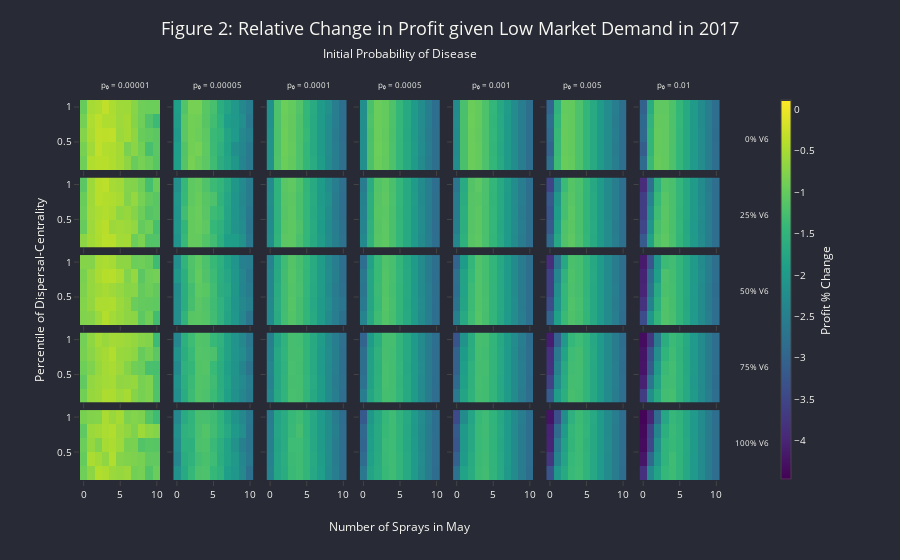

The notebook cell this image was saved under:
### Code cell
import pandas as pd
import numpy as np
import plotly.graph_objects as go
from plotly.subplots import make_subplots

# Define parameters
year = 2017 # 2014, 2015, 2016, 2017
market_demand = 'low' # 'low', 'moderate', or 'high'

# Read and filter the data
file_name = '../data/processed/simulations/simulations_nov6.csv'
df_profit_all = pd.read_csv(file_name)
df_profit_all = df_profit_all[
    (df_profit_all['Year'] == year) & 
    (df_profit_all['Market Demand'] == market_demand)
]

# Convert 'Quantile' to string type for consistent labeling
df_profit_all['Quantile'] = df_profit_all['Quantile'].astype(str)

# Get sorted unique V6 Percent and Initial Probability values
unique_v6_percent = sorted(df_profit_all['V6 Percent'].unique())
unique_init_prob = sorted(df_profit_all['Initial Probability'].unique())

# **Format initial probabilities without trailing zeros**
def format_prob(prob, decimal_places=5):
    formatted = f"{prob:.{decimal_places}f}".rstrip('0').rstrip('.')
    return formatted if formatted else '0'

unique_init_prob_labels = [format_prob(prob) for prob in unique_init_prob]

# Define the grid size
n_rows = len(unique_v6_percent)
n_cols = len(unique_init_prob)

# Create subplot titles as empty strings
subplot_titles = [''] * (n_rows * n_cols)

# Create the figure with subplots
fig = make_subplots(
    rows=n_rows, cols=n_cols,
    subplot_titles=subplot_titles,
    horizontal_spacing=0.02,
    vertical_spacing=0.02,
    shared_xaxes=True,
    shared_yaxes=True,
    specs=[[{'type': 'heatmap'} for _ in range(n_cols)] for _ in range(n_rows)]
)

# Determine global color scale limits
v_min = df_profit_all['Mean Profit Percent Change'].min()
v_max = df_profit_all['Mean Profit Percent Change'].max()

# Add heatmaps to subplots
for _, row_data in df_profit_all[['V6 Percent', 'Initial Probability']].drop_duplicates().iterrows():
    v6_value = row_data['V6 Percent']
    init_prob_value = row_data['Initial Probability']

    # Filter the dataframe for the current combination
    df_filtered = df_profit_all[
        (df_profit_all['V6 Percent'] == v6_value) &
        (df_profit_all['Initial Probability'] == init_prob_value)
    ]

    # Pivot the data for heatmap
    pivot_profit = df_filtered.pivot_table(
        values='Mean Profit Percent Change',
        index='Quantile',
        columns='Sprays in May',
        aggfunc="mean"
    ).sort_index(axis=1)

    # Get x and y axes labels
    x_labels = pivot_profit.columns.tolist()
    y_labels = pivot_profit.index.tolist()

    # Determine subplot position
    v6_index = unique_v6_percent.index(v6_value)
    init_prob_index = unique_init_prob.index(init_prob_value)
    row = v6_index + 1
    col = init_prob_index + 1

    # Add heatmap to the subplot
    fig.add_trace(
        go.Heatmap(
            z=pivot_profit.values,
            x=x_labels,
            y=y_labels,
            colorscale='Viridis',
            zmin=v_min,
            zmax=v_max,
            coloraxis='coloraxis',
            showscale=False,
            xgap=0,
            ygap=0,
            hoverongaps=False
        ),
        row=row,
        col=col
    )

# Define Dracula color palette
dracula_bg = '#282a36'
dracula_font = '#f8f8f2'

# Update layout
fig.update_layout(
    template=None,
    plot_bgcolor=dracula_bg,
    paper_bgcolor=dracula_bg,
    font=dict(
        color=dracula_font,
        size=10
    ),
    title=dict(
        text=f'Figure 2: Relative Change in Profit given {market_demand.capitalize()} Market Demand in {year}',
        font=dict(
            color=dracula_font,
            size=18
        ),
        x=0.5,
        y=0.96,
        xanchor='center',
        yanchor='top'
    ),
    margin=dict(l=80, r=180, t=100, b=80),  # Increased top margin to accommodate new label
    coloraxis=dict(
        colorscale='Viridis',
        cmin=v_min,
        cmax=v_max,
        colorbar=dict(
            title='Profit % Change',
            titleside='right',
            tickfont=dict(size=10),
            len=1.05,
            y=0.5,
            x=1.08,
            thickness=10
        )
    )
)

# Add "Initial Probability of Disease" label at the top center
fig.add_annotation(
    dict(
        text="Initial Probability of Disease",
        x=0.5,
        y=1.15,  # Positioned slightly above the p₀ labels
        xref="paper",
        yref="paper",
        showarrow=False,
        font=dict(
            size=12,  # Adjust font size as needed
            color=dracula_font
        ),
        align='center',
        xanchor='center'
    )
)

# Add initial probability labels with decimal notation without trailing zeros
for idx, init_prob_label in enumerate(unique_init_prob_labels):
    x_pos = (idx + 1 - 0.5) / n_cols  # Centered above each column
    fig.add_annotation(
        dict(
            text=f"p₀ = {init_prob_label}",
            x=x_pos,
            y=1.06,  # Positioned below the new "Initial Probability of Disease" label
            xref="paper",
            yref="paper",
            showarrow=False,
            font=dict(
                size=8,  # Adjust font size as needed
                color=dracula_font
            ),
            align='center',
            xanchor='center'
        )
    )

# Add row labels (% V6) at the right of each row
for idx, v6_value in enumerate(unique_v6_percent):
    y_pos = 1 - ((idx + 1 - 0.5) / n_rows)
    fig.add_annotation(
        dict(
            text=f"{int(v6_value * 100)}% V6",
            x=1.08,
            y=y_pos,
            xref="paper",
            yref="paper",
            showarrow=False,
            font=dict(
                size=8,
                color=dracula_font
            ),
            align='center',
            yanchor='middle'
        )
    )

# Add shared x-axis title
fig.add_annotation(
    dict(
        text="Number of Sprays in May",
        x=0.5,
        y=-0.15,
        xref="paper",
        yref="paper",
        showarrow=False,
        font=dict(
            size=12,
            color=dracula_font
        ),
        align='center'
    )
)

# Add shared y-axis title
fig.add_annotation(
    dict(
        text="Percentile of Dispersal-Centrality",
        x=-0.08,
        y=0.5,
        textangle=-90,
        xref="paper",
        yref="paper",
        showarrow=False,
        font=dict(
            size=12,
            color=dracula_font
        ),
        align='center'
    )
)

# Update hover template
fig.update_traces(
    hovertemplate=
    'Sprays in May: %{x}<br>' +
    'Percentile: %{y}<br>' +
    'Profit % Change: %{z:.2f}%<extra></extra>'
)

# Show the figure
fig.show()
